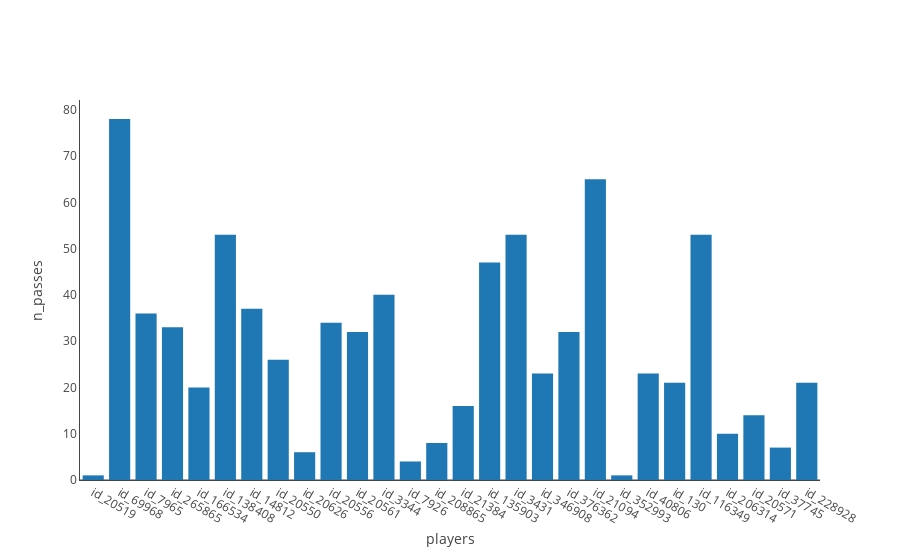

The cell this chart's notebook holds for it:
### Markdown cell above
## Number of passes per player

### Code cell
df_passes = n_passes(a_match_events)
visualize_barchart(df_passes, kind='n_passes')

### Figure 1 — Plotly figure (JSON) as saved in the notebook; plotly's stock layout.template omitted (floating-point values rounded to 4 significant figures)
{"data": [{"type": "bar", "uid": "27269403-4eef-409e-a825-40fe51e5881e", "x": ["id_20519", "id_69968", "id_7965", "id_265865", "id_166534", "id_138408", "id_14812", "id_20550", "id_20626", "id_20556", "id_20561", "id_3344", "id_7926", "id_208865", "id_21384", "id_135903", "id_3431", "id_346908", "id_376362", "id_21094", "id_352993", "id_40806", "id_130", "id_116349", "id_206314", "id_20571", "id_37745", "id_228928"], "y": [1, 78, 36, 33, 20, 53, 37, 26, 6, 34, 32, 40, 4, 8, 16, 47, 53, 23, 32, 65, 1, 23, 21, 53, 10, 14, 7, 21]}], "layout": {"xaxis": {"autorange": true, "showgrid": false, "showline": true, "showticklabels": true, "title": {"text": "players"}, "zeroline": true}, "yaxis": {"autorange": true, "showgrid": false, "showline": true, "showticklabels": true, "title": {"text": "n_passes"}, "zeroline": true}}}
